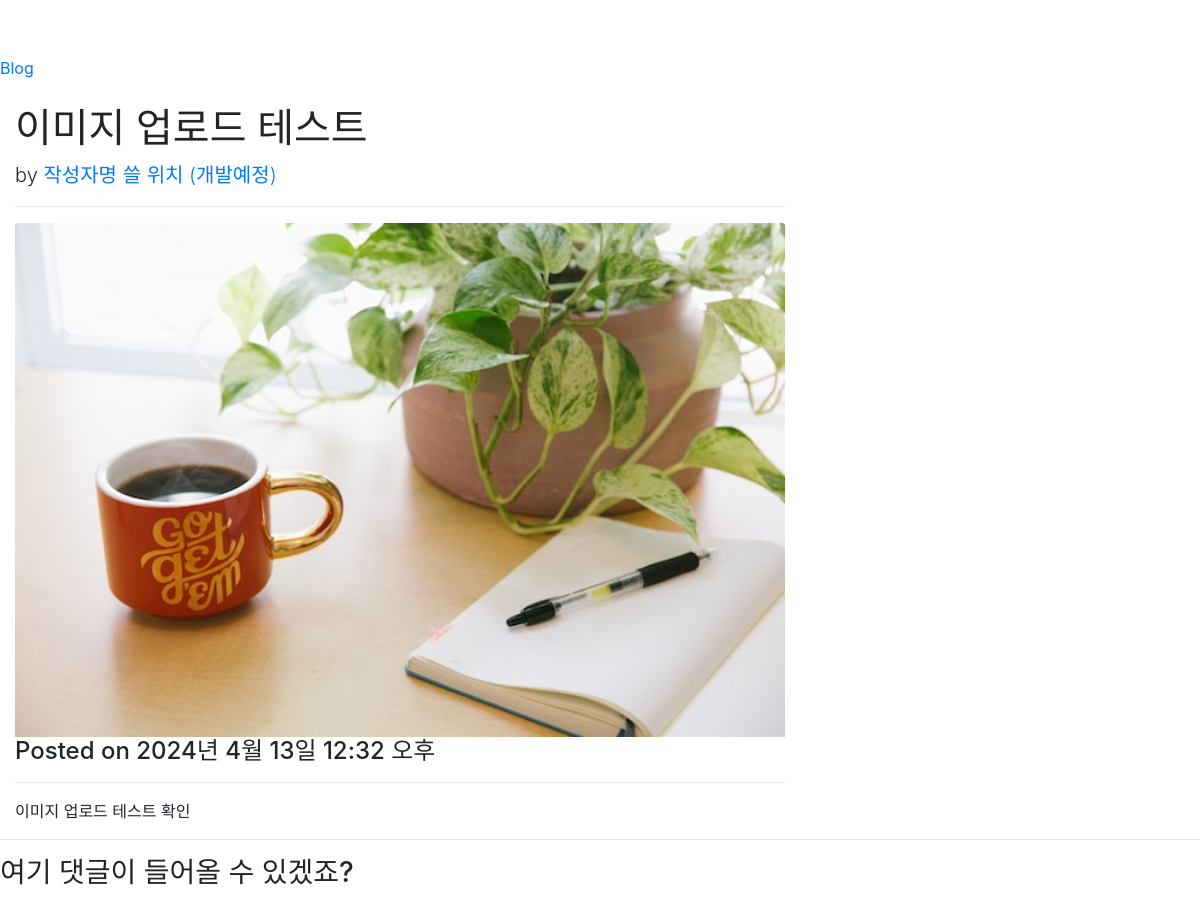
The app's page /blog/2/ with its own data.
### blog/models.py (models this page shows, shortened)
class Post(models.Model):
    title = models.CharField(max_length=50)
    content = models.TextField()
    head_image = models.ImageField(upload_to='blog/images/%Y/%m/%d/', blank=True)
    created_at = models.DateTimeField(auto_now_add=True)
    updated_at = models.DateTimeField(auto_now=True)

### blog/views.py (the view)
# urls.py: path('<int:pk>/', PostDetail.as_view()),
class PostDetail(DetailView):
    model = Post

### blog/templates/blog/post_detail.html (shortened to what this page needs)
<!DOCTYPE html>
{% load static %}
<html lang="ko">
<head>
    <link rel="stylesheet" href="{% static 'blog/bootstrap/bootstrap.min.css' %}" media="screen">
    <link rel="stylesheet" href="{% static 'blog/css/blog-post.css' %}" media="screen">
</head>
<body>
<nav>
      <a href="/blog/"> Blog </a>
</nav>
    <div class="col-lg-8">
    <h1 class="mt-4">{{ post.title }}</h1>
    <p class="lead">
        by
        <a href="#"> 작성자명 쓸 위치 (개발예정) </a>
    </p>
    <hr>
    {% if post.head_image %}
                <img class="card-img-top" src="{{ post.head_image.url}}" alt="Card image cap">
    {% endif %}
    <h4>Posted on {{ post.created_at }}</h4>
    <hr>
    <p>{{ post.content  }}</p>
    </div>
<hr/>
<h3> 여기 댓글이 들어올 수 있겠죠? </h3>
</body>
</html>

### blog/static/blog/css/blog-post.css (style rules this page uses)
body { padding-top: 56px; }

### records on screen
Post: title "이미지 업로드 테스트", head_image (picture), created_at "2024년 4월 13일 12:32 오후", content "이미지 업로드 테스트 확인"
